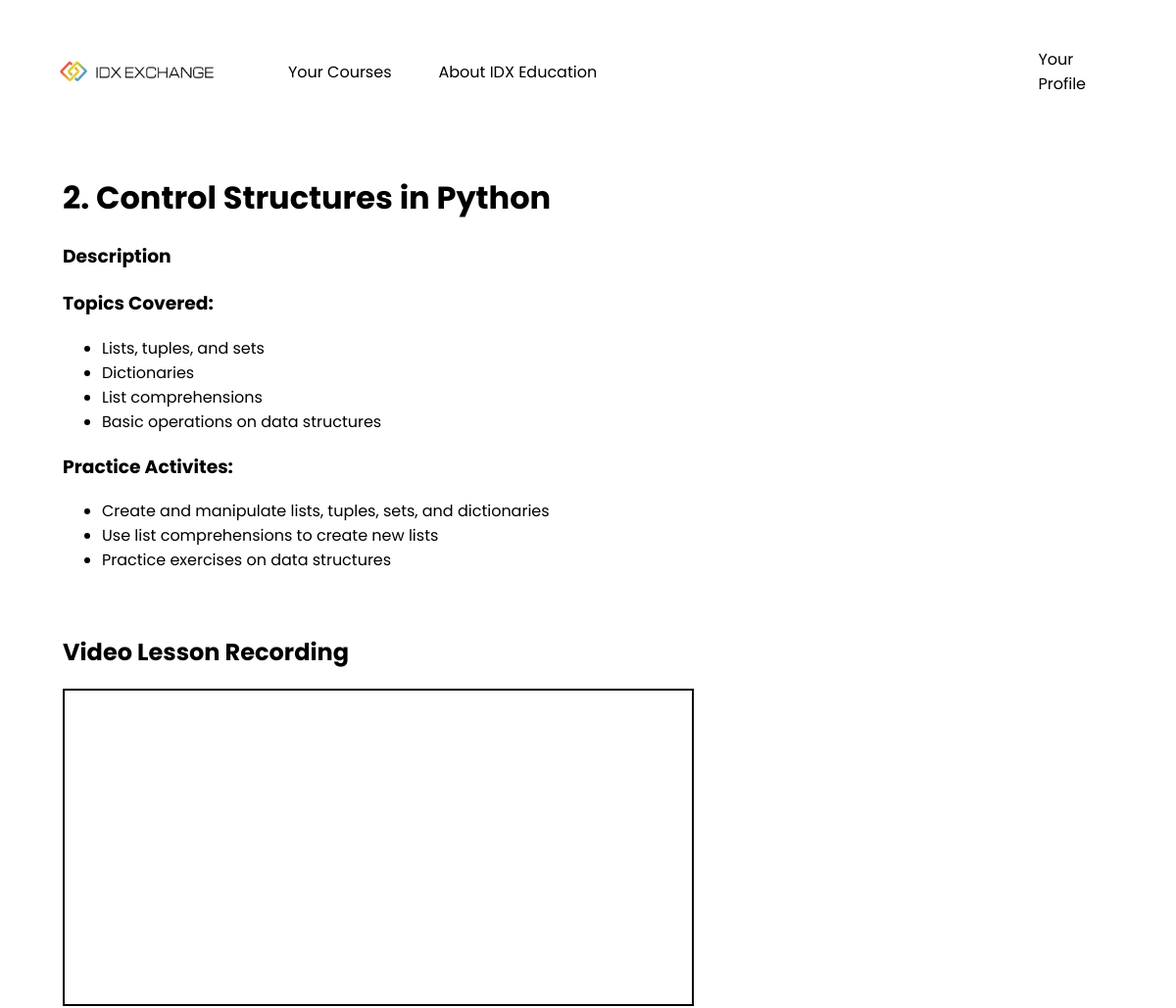
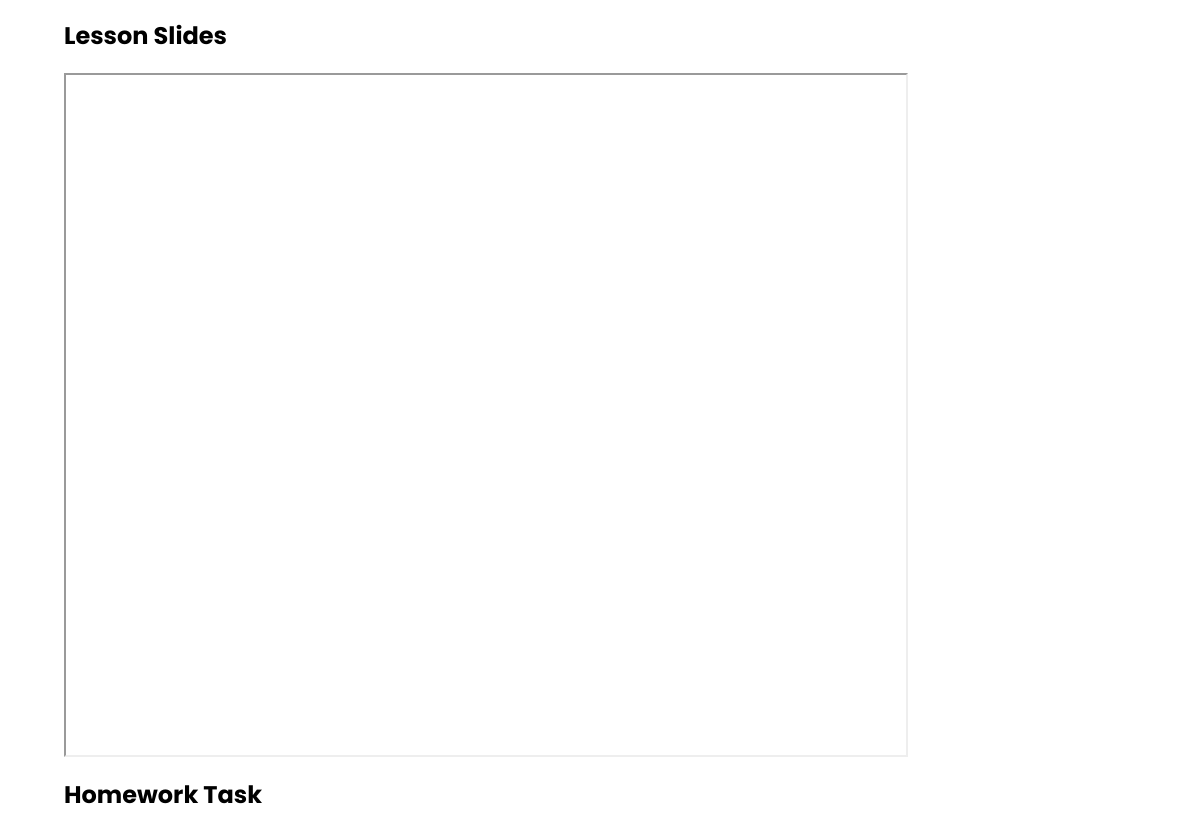
/2/ (signed in), run on the app's committed database (2 pictures, top to bottom).
### idx_EduWeb/models.py (models this page shows, shortened)
class Course(models.Model):
    course_id = models.IntegerField(null=True)
    course = models.IntegerField(null=True)
    lesson_name = models.CharField(max_length=200, null=True)
    lesson_num = models.IntegerField(primary_key=True)
    description = models.TextField(null=True)
    topics = models.TextField(null=True)
    activites = models.TextField(null=True)
    last_updated = models.DateTimeField(auto_now_add=True)
    lesson_content = models.URLField(null=True)
    def topics_as_list(self):
        return self.topics.split('-')
    def activites_as_list(self):
        return self.activites.split(':')

### idx_EduWeb/views.py (the view)
# urls.py: path('<str:lesson_num>/', views.index, name='index'),  # index view at /
def index(request, lesson_num):
    try:
        each = Course.objects.get(pk=lesson_num)
        if not request.user.is_authenticated:
            return redirect('/login/')
        return render(request, 'idx_EduWeb/index.html/', {'courses': each})
    except Course.DoesNotExist:
        raise HttpResponseBadRequest("File does not exist")

### idx_EduWeb/templates/idx_EduWeb/index.html (shortened to what this page needs)
{% extends 'idx_EduWeb/base.html' %}
{% block content %}
{% load static %}
<!DOCTYPE html>
<html>
<head>
    <link rel="stylesheet" href="{% static 'idx_EduWeb/style.css' %}">
</head>
<body>
    <div class="courseCard content">
        <h1>{{courses.lesson_num}}. {{ courses.lesson_name }}</h1>
        <h3>{{ courses.description }}</h3>
        <div>
            <h3>Topics Covered:</h5>
            <ul id="topics">
                {% for each in courses.topics_as_list %}
                    <li>{{each}}</li>
                {% endfor %}
            </ul>
        </div>
        <div>
            <h3>Practice Activites:</h5>
            <ul id="activites">
                {% for each in courses.activites_as_list %}
                    <li>{{each}}</li>
                {% endfor %}
            </ul>
        </div>
        <div class="videoLesson">
            <h2>Video Lesson Recording</h2>
            <div>
                <video>
                    <source src="{{course.lesson_content}}" type="video/mp4">
                </video>
            </div>
        </div>
        <div class="slides">
            <h2>Lesson Slides</h2>
            <iframe src={{courses.lesson_content}} width="840" height="680" allow="autoplay"></iframe>
        </div>
        <div>
            <h2>Homework Task</h2>
        </div>
    </div>
</body>
</html>
{% endblock content %}

### idx_EduWeb/static/idx_EduWeb/style.css (style rules this page uses)
body { margin: 2rem; padding: 0; box-sizing: border-box; }
* { font-family: "Poppins", sans-serif; }
video { border: 2px solid black; width: 40rem; height: auto; }
.videoLesson { margin: 1rem; margin-top: 4rem; margin-left: 0rem; }
.slides { margin: 1rem; margin-left: 0rem; }
.content { margin: 2rem; margin-top: 4rem; }

### data on the page
Course: lesson_num "2", lesson_name "Control Structures in Python", description "Description"

### other printed values
{{ each }} "Lists, tuples, and sets" "Dictionaries" "List comprehensions" "Basic operations on data structures"
{{ each }} "Create and manipulate lists, tuples, sets, and dictionaries" "Use list comprehensions to create new lists" "Practice exercises on data structures"
